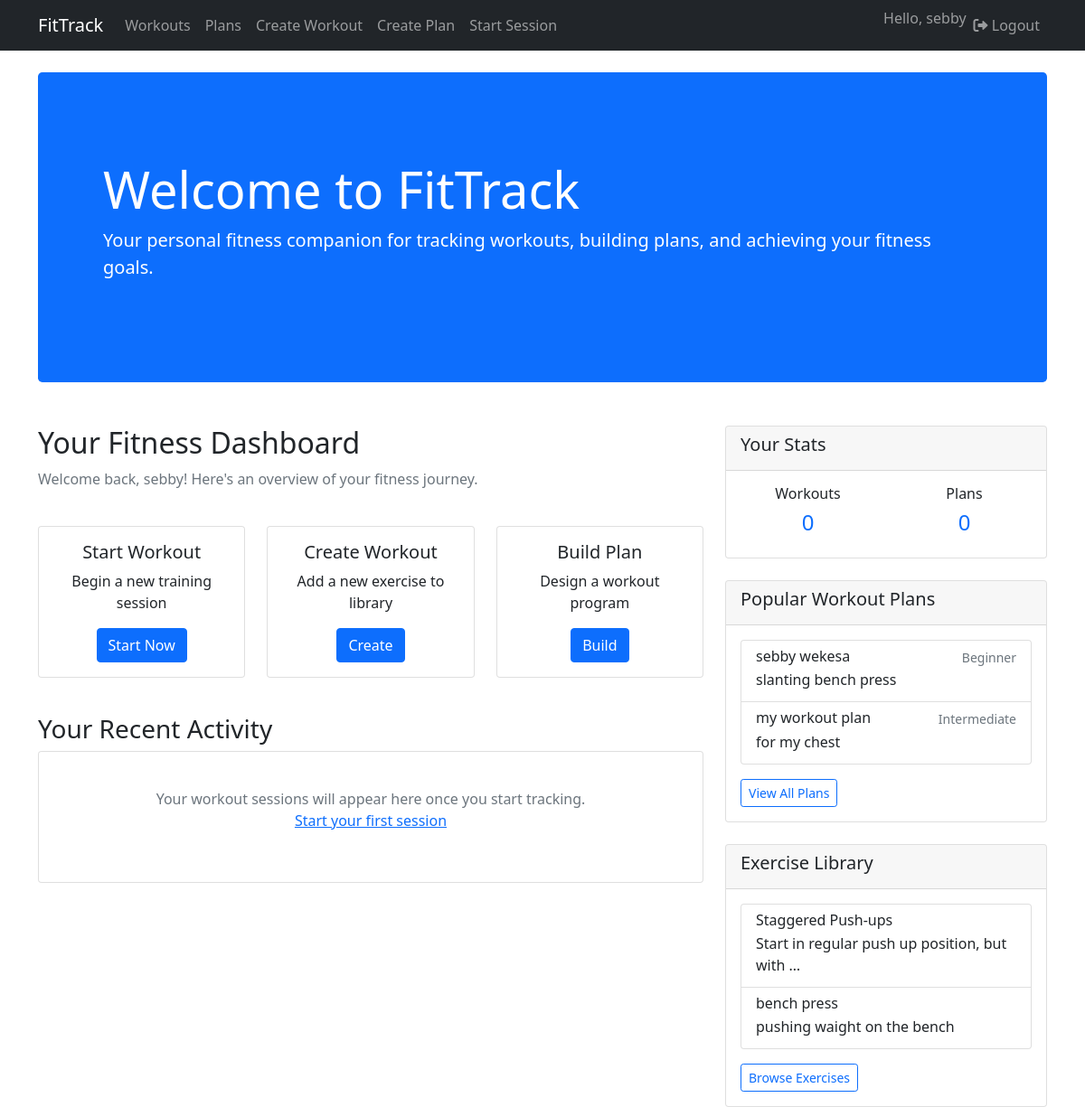
The app's page / (signed in) with its own data.
### workouts/models.py (models this page shows, shortened)
class WorkoutPlan(models.Model):
    DIFFICULTY_CHOICES = [
        ('B', 'Beginner'),
        ('I', 'Intermediate'),
        ('A', 'Advanced'),
    ]
    name = models.CharField(max_length=200)
    creator = models.ForeignKey(User, on_delete=models.CASCADE, related_name='created_plans')
    workouts = models.ManyToManyField(Workout, through='WorkoutPlanItem')
    description = models.TextField()
    difficulty = models.CharField(max_length=1, choices=DIFFICULTY_CHOICES, default='B')
    is_public = models.BooleanField(default=False)
    created_at = models.DateTimeField(auto_now_add=True)
    class Meta:
        ordering = ['-created_at']

class Workout(models.Model):
    name = models.CharField(max_length=200)
    description = models.TextField()
    muscle_groups = models.ManyToManyField(MuscleGroup)
    demonstration_video_url = models.URLField(blank=True, null=True)
    created_by = models.ForeignKey(User, on_delete=models.SET_NULL, null=True)
    created_at = models.DateTimeField(auto_now_add=True)
    class Meta:
        ordering = ['name']

### workouts/views.py (the view)
# urls.py: path('', views.index)
def index(request):
    public_plans = WorkoutPlan.objects.filter(is_public=True)[:5]
    recent_workouts = Workout.objects.all()[:5]
    return render(request, 'workouts/index.html', {
        'public_plans': public_plans,
        'recent_workouts': recent_workouts
    })

### workouts/templates/workouts/index.html (shortened to what this page needs)
{% extends 'workouts/base.html' %}
{% block content %}
<div class="row">
    <div class="col-12 mb-5">
        <div class="p-5 bg-primary text-white rounded-3">
            <div class="container-fluid py-5">
                <h1 class="display-4">Welcome to FitTrack</h1>
                <p class="lead">Your personal fitness companion for tracking workouts, building plans, and achieving your fitness goals.</p>
            </div>
        </div>
    </div>
</div>
<div class="row">
    <div class="col-md-8">
        {% if user.is_authenticated %}
        <div class="row mb-4">
            <div class="col-12">
                <h2>Your Fitness Dashboard</h2>
                <p class="text-muted">Welcome back, {{ user.username }}! Here's an overview of your fitness journey.</p>
            </div>
        </div>
        <div class="row mb-4">
            <div class="col-md-4 mb-3">
                <div class="card h-100">
                    <div class="card-body text-center">
                        <h5 class="card-title">Start Workout</h5>
                        <p class="card-text">Begin a new training session</p>
                        <a href="{% url 'workouts:start_session' %}" class="btn btn-primary">Start Now</a>
                    </div>
                </div>
            </div>
            <div class="col-md-4 mb-3">
                <div class="card h-100">
                    <div class="card-body text-center">
                        <h5 class="card-title">Create Workout</h5>
                        <p class="card-text">Add a new exercise to library</p>
                        <a href="{% url 'workouts:create_workout' %}" class="btn btn-primary">Create</a>
                    </div>
                </div>
            </div>
            <div class="col-md-4 mb-3">
                <div class="card h-100">
                    <div class="card-body text-center">
                        <h5 class="card-title">Build Plan</h5>
                        <p class="card-text">Design a workout program</p>
                        <a href="{% url 'workouts:create_workoutplan' %}" class="btn btn-primary">Build</a>
                    </div>
                </div>
            </div>
        </div>
        <div class="row mb-4">
            <div class="col-12">
                <h3>Your Recent Activity</h3>
                <div class="card">
                    <div class="card-body">
                        <p class="text-center text-muted py-4">
                            Your workout sessions will appear here once you start tracking.
                            <br>
                            <a href="{% url 'workouts:start_session' %}">Start your first session</a>
                        </p>
                    </div>
                </div>
            </div>
        </div>
        {% endif %}
    </div>
    <div class="col-md-4">
        {% if user.is_authenticated %}
        <div class="card mb-4">
            <div class="card-header">
                <h5>Your Stats</h5>
            </div>
            <div class="card-body">
                <div class="row text-center">
                    <div class="col-6">
                        <h6>Workouts</h6>
                        <h4 class="text-primary">0</h4>
                    </div>
                    <div class="col-6">
                        <h6>Plans</h6>
                        <h4 class="text-primary">0</h4>
                    </div>
                </div>
            </div>
        </div>
        {% endif %}
        <div class="card mb-4">
            <div class="card-header">
                <h5>Popular Workout Plans</h5>
            </div>
            <div class="card-body">
                {% if public_plans %}
                <div class="list-group">
                    {% for plan in public_plans %}
                    <a href="{% url 'workouts:workoutplan_detail' plan.pk %}" class="list-group-item list-group-item-action">
                        <div class="d-flex w-100 justify-content-between">
                            <h6 class="mb-1">{{ plan.name }}</h6>
                            <small class="text-muted">{{ plan.get_difficulty_display }}</small>
                        </div>
                        <p class="mb-1">{{ plan.description|truncatewords:10 }}</p>
                    </a>
                    {% endfor %}
                </div>
                {% else %}
                <p class="text-muted">No public plans available yet.</p>
                {% endif %}
                <a href="{% url 'workouts:workoutplan_list' %}" class="btn btn-sm btn-outline-primary mt-3">View All Plans</a>
            </div>
        </div>
        <div class="card">
            <div class="card-header">
                <h5>Exercise Library</h5>
            </div>
            <div class="card-body">
                {% if recent_workouts %}
                <div class="list-group">
                    {% for workout in recent_workouts %}
                    <a href="{% url 'workouts:workout_detail' workout.pk %}" class="list-group-item list-group-item-action">
                        <div class="d-flex w-100 justify-content-between">
                            <h6 class="mb-1">{{ workout.name }}</h6>
                        </div>
                        <p class="mb-1">{{ workout.description|truncatewords:8 }}</p>
                    </a>
                    {% endfor %}
                </div>
                {% else %}
                <p class="text-muted">No workouts available yet.</p>
                {% endif %}
                <a href="{% url 'workouts:workout_list' %}" class="btn btn-sm btn-outline-primary mt-3">Browse Exercises</a>
            </div>
        </div>
    </div>
</div>
{% endblock %}

### workouts/templates/workouts/base.html (shortened to what this page needs)
<!DOCTYPE html>
<html lang="en">
<head>
    <link rel="stylesheet" href="https://cdnjs.cloudflare.com/ajax/libs/font-awesome/6.0.0/css/all.min.css">
    <link href="https://cdn.jsdelivr.net/npm/bootstrap@5.1.3/dist/css/bootstrap.min.css" rel="stylesheet">
</head>
<body>
    <nav class="navbar navbar-expand-lg navbar-dark bg-dark">
        <div class="container">
            <a class="navbar-brand" href="{% url 'workouts:index' %}">FitTrack</a>
            <div class="collapse navbar-collapse" id="navbarNav">
                <ul class="navbar-nav me-auto">
                    <li class="nav-item">
                        <a class="nav-link" href="{% url 'workouts:workout_list' %}">Workouts</a>
                    </li>
                    <li class="nav-item">
                        <a class="nav-link" href="{% url 'workouts:workoutplan_list' %}">Plans</a>
                    </li>
                    {% if user.is_authenticated %}
                    <li class="nav-item">
                        <a class="nav-link" href="{% url 'workouts:create_workout' %}">Create Workout</a>
                    </li>
                    <li class="nav-item">
                        <a class="nav-link" href="{% url 'workouts:create_workoutplan' %}">Create Plan</a>
                    </li>
                    <li class="nav-item">
                        <a class="nav-link" href="{% url 'workouts:start_session' %}">Start Session</a>
                    </li>
                    {% endif %}
                </ul>
                <ul class="navbar-nav">
                    {% if user.is_authenticated %}
                    <li class="nav-item">
                        <span class="navbar-text">Hello, {{ user.username }}</span>
                    </li>
                    <li class="nav-item">
                        <form method="post" action="{% url 'logout' %}" class="d-inline">
                            <button type="submit" class="btn btn-link nav-link" style="border: none; background: none; color: rgba(255,255,255,.55);">
                                <i class="fas fa-sign-out-alt"></i> Logout
                            </button>
                        </form>
                    </li>
                    {% endif %}
                </ul>
            </div>
        </div>
    </nav>
    <div class="container mt-4">
        {% block content %}
        {% endblock %}
    </div>
</body>
</html>

### records on screen
WorkoutPlan: name "sebby wekesa", difficulty "Beginner", description "slanting bench press"
WorkoutPlan: name "my workout plan", difficulty "Intermediate", description "for my chest"
Workout: name "Staggered Push-ups", description "Start in regular push up position, but with …"
Workout: name "bench press", description "pushing waight on the bench"

### other values on screen
{{ user.username }} "sebby"
